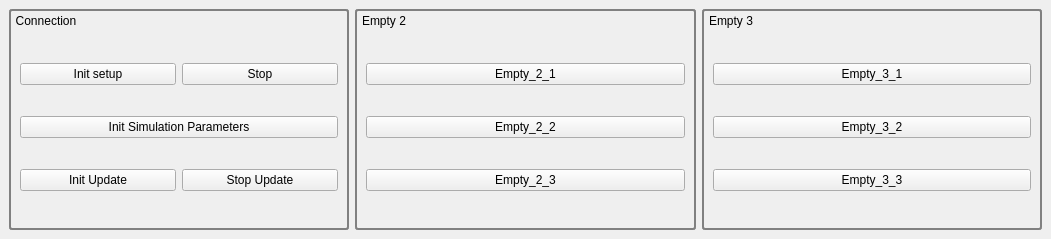
<?xml version="1.0" encoding="UTF-8"?>
<ui version="4.0">
 <class>piranha_control_ui</class>
 <widget class="QDockWidget" name="piranha_control_ui">
  <property name="geometry">
   <rect>
    <x>0</x>
    <y>0</y>
    <width>1051</width>
    <height>239</height>
   </rect>
  </property>
  <property name="styleSheet">
   <string notr="true">QDockWidget { 
   font: 0.5pt &quot;Ubuntu&quot;;
   color:rgb(255, 255, 255);
}
QDockWidget::title {
     text-align: left;
     subcontrol-position: top left;
     position: absolute;
     top: 0px; left: 0px; bottom: 0px;
 }
QDockWidget::close-button, QDockWidget::float-button {
    icon-size: 14px; /* maximum icon size */
 }
QDockWidget::close-button {
     subcontrol-position: top right;
     position: absolute;
     top: 0px; right: 5px; bottom: 0px;
     width: 14px;
 }

QDockWidget::float-button {
     subcontrol-position: top right;
     position: absolute;
     top: 0px; right: 20px; bottom: 0px;
     width: 14px;
 }</string>
  </property>
  <property name="windowTitle">
   <string>Piranha Control</string>
  </property>
  <widget class="QWidget" name="dockWidgetContents">
   <layout class="QHBoxLayout" name="horizontalLayout_10">
    <item>
     <widget class="QGroupBox" name="Settings_GroupBox">
      <property name="sizePolicy">
       <sizepolicy hsizetype="MinimumExpanding" vsizetype="MinimumExpanding">
        <horstretch>1</horstretch>
        <verstretch>1</verstretch>
       </sizepolicy>
      </property>
      <property name="minimumSize">
       <size>
        <width>0</width>
        <height>0</height>
       </size>
      </property>
      <property name="styleSheet">
       <string notr="true">QGroupBox { 
   border: 2px solid gray; 
   border-radius: 3px; 
}

QGroupBox::title { 
    background-color: transparent;
    subcontrol-position: top left; /* position at the top left*/ 
    padding-top: 5px;
    padding-left: 5px;
 } </string>
      </property>
      <property name="title">
       <string>Connection</string>
      </property>
      <layout class="QVBoxLayout" name="verticalLayout_3">
       <property name="topMargin">
        <number>27</number>
       </property>
       <item>
        <layout class="QHBoxLayout" name="horizontalLayout_7">
         <item>
          <widget class="QPushButton" name="init_setup_pushButton">
           <property name="text">
            <string>Init setup</string>
           </property>
          </widget>
         </item>
         <item>
          <widget class="QPushButton" name="stopAchComm_pushButton">
           <property name="text">
            <string>Stop</string>
           </property>
          </widget>
         </item>
        </layout>
       </item>
       <item>
        <layout class="QHBoxLayout" name="horizontalLayout_9">
         <item>
          <widget class="QPushButton" name="initializeSimParams_pushButton">
           <property name="text">
            <string>Init Simulation Parameters</string>
           </property>
          </widget>
         </item>
        </layout>
       </item>
       <item>
        <layout class="QHBoxLayout" name="horizontalLayout_8">
         <item>
          <widget class="QPushButton" name="initUpdate_pushButton">
           <property name="text">
            <string>Init Update</string>
           </property>
          </widget>
         </item>
         <item>
          <widget class="QPushButton" name="stopUpdate_pushButton">
           <property name="text">
            <string>Stop Update</string>
           </property>
          </widget>
         </item>
        </layout>
       </item>
      </layout>
     </widget>
    </item>
    <item>
     <widget class="QGroupBox" name="Steps_GroupBox">
      <property name="sizePolicy">
       <sizepolicy hsizetype="MinimumExpanding" vsizetype="MinimumExpanding">
        <horstretch>1</horstretch>
        <verstretch>1</verstretch>
       </sizepolicy>
      </property>
      <property name="styleSheet">
       <string notr="true">QGroupBox { 
   border: 2px solid gray; 
   border-radius: 3px; 
}

QGroupBox::title { 
    background-color: transparent;
    subcontrol-position: top left; /* position at the top left*/ 
    padding-top: 5px;
    padding-left: 5px;
 } </string>
      </property>
      <property name="title">
       <string>Empty 2</string>
      </property>
      <layout class="QVBoxLayout" name="verticalLayout_2">
       <property name="topMargin">
        <number>27</number>
       </property>
       <item>
        <layout class="QHBoxLayout" name="horizontalLayout_4">
         <item>
          <widget class="QPushButton" name="empty_2_1_pushButton">
           <property name="text">
            <string>Empty_2_1</string>
           </property>
          </widget>
         </item>
        </layout>
       </item>
       <item>
        <layout class="QHBoxLayout" name="horizontalLayout_5">
         <item>
          <widget class="QPushButton" name="empty_2_2_pushButton">
           <property name="text">
            <string>Empty_2_2</string>
           </property>
          </widget>
         </item>
        </layout>
       </item>
       <item>
        <layout class="QHBoxLayout" name="horizontalLayout_6">
         <item>
          <widget class="QPushButton" name="empty_2_3_pushButton">
           <property name="text">
            <string>Empty_2_3</string>
           </property>
          </widget>
         </item>
        </layout>
       </item>
      </layout>
     </widget>
    </item>
    <item>
     <widget class="QGroupBox" name="Viz_GroupBox">
      <property name="sizePolicy">
       <sizepolicy hsizetype="MinimumExpanding" vsizetype="MinimumExpanding">
        <horstretch>1</horstretch>
        <verstretch>1</verstretch>
       </sizepolicy>
      </property>
      <property name="styleSheet">
       <string notr="true">QGroupBox { 
   border: 2px solid gray; 
   border-radius: 3px; 
}

QGroupBox::title { 
    background-color: transparent;
    subcontrol-position: top left; /* position at the top left*/ 
    padding-top: 5px;
    padding-left: 5px;
 } </string>
      </property>
      <property name="title">
       <string>Empty 3</string>
      </property>
      <layout class="QVBoxLayout" name="verticalLayout">
       <property name="topMargin">
        <number>27</number>
       </property>
       <item>
        <layout class="QHBoxLayout" name="horizontalLayout_3">
         <item>
          <widget class="QPushButton" name="empty_3_1_pushButton">
           <property name="text">
            <string>Empty_3_1</string>
           </property>
          </widget>
         </item>
        </layout>
       </item>
       <item>
        <layout class="QHBoxLayout" name="horizontalLayout_2">
         <item>
          <widget class="QPushButton" name="empty_3_2_pushButton">
           <property name="text">
            <string>Empty_3_2</string>
           </property>
          </widget>
         </item>
        </layout>
       </item>
       <item>
        <layout class="QHBoxLayout" name="horizontalLayout">
         <item>
          <widget class="QPushButton" name="empty_3_3_pushButton">
           <property name="text">
            <string>Empty_3_3</string>
           </property>
          </widget>
         </item>
        </layout>
       </item>
      </layout>
     </widget>
    </item>
   </layout>
  </widget>
 </widget>
 <resources/>
 <connections/>
</ui>
